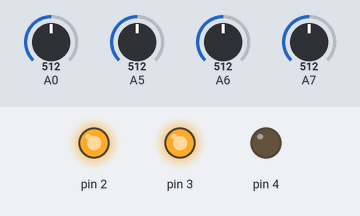
Recording of a sketch running on a simulated Arduino Nano, built with avr-gcc and run on an emulated ATmega328P. Parts: output pins drawn as LEDs (lit = HIGH). Inputs (shaded band) come from the test bench; at power-on: A0 = 512, A5 = 512, A6 = 512, A7 = 512.

Above: at 1.2 s.
1.3 s: A0 set to 142
2.8 s: A0 set to 118
At 3.8 s:
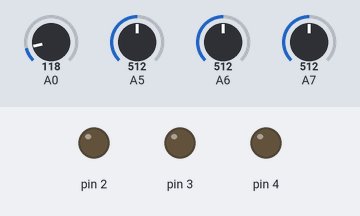
4.3 s: A0 set to 138
At 4.9 s:
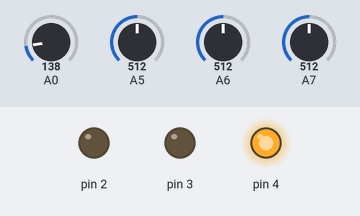
5.8 s: A0 set to 30
At 6.1 s:
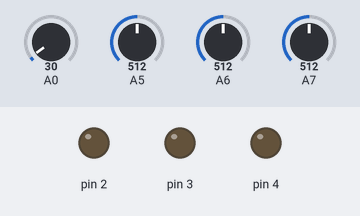
7.3 s: A0 set to 306
At 8.4 s:
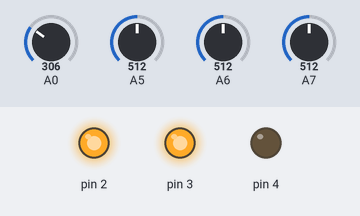
Timing chart, 0 to 9.8 s (numbered marks = the images above; inputs shaded):
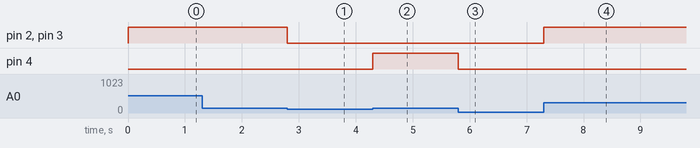

The sketch:

EuclidSeq_v2.ino
```cpp
int counter = 1;
int lineA, lineB, lineC, offset, a, b;
boolean gate;

void setup() {
  pinMode(2, OUTPUT);
  pinMode(3, OUTPUT);
  pinMode(4, OUTPUT);
  gate = false;
  lineA, lineB, lineC = 0;
}

void loop() {
  a = (analogRead(A7) >> 6)+1;
  b = (analogRead(A6) >> 6)+1;
  offset = analogRead(A5) >> 7;

  if (analogRead(A0)>128 && !gate) {
    // counter
    counter++;
    if(counter > 16) { counter = 1; };

    // calculate line A
    lineA = (counter) * a;
    lineA = lineA % 16;
    if(lineA < a) {
       digitalWrite(2, HIGH);
    }

    // calculate line B
    lineB = (counter+offset) * b;
    lineB = lineB % 16;
    if(lineB < b) {
       digitalWrite(3, HIGH);
    }

    // calculate line C
    if(lineA >= a && lineB >= b) {
      digitalWrite(4, HIGH);
    }

    gate = true;
  }

  if (analogRead(A0)<128 && gate) {
    gate = false;
    digitalWrite(2, LOW);
    digitalWrite(3, LOW);
    digitalWrite(4, LOW);
  }
}
```

Measured:
- the behaviour switches between 128 and 127 on A0 (found by bisection; images 0 and 1)
- after the input at 1.3 s, every drawn part: stays the same
- after the input at 2.8 s, pin 2, pin 3: HIGH → LOW at once
- after the input at 4.3 s, pin 4: LOW → HIGH at once
- after the input at 5.8 s, pin 4: HIGH → LOW at once
- after the input at 7.3 s, pin 2, pin 3: LOW → HIGH at once
